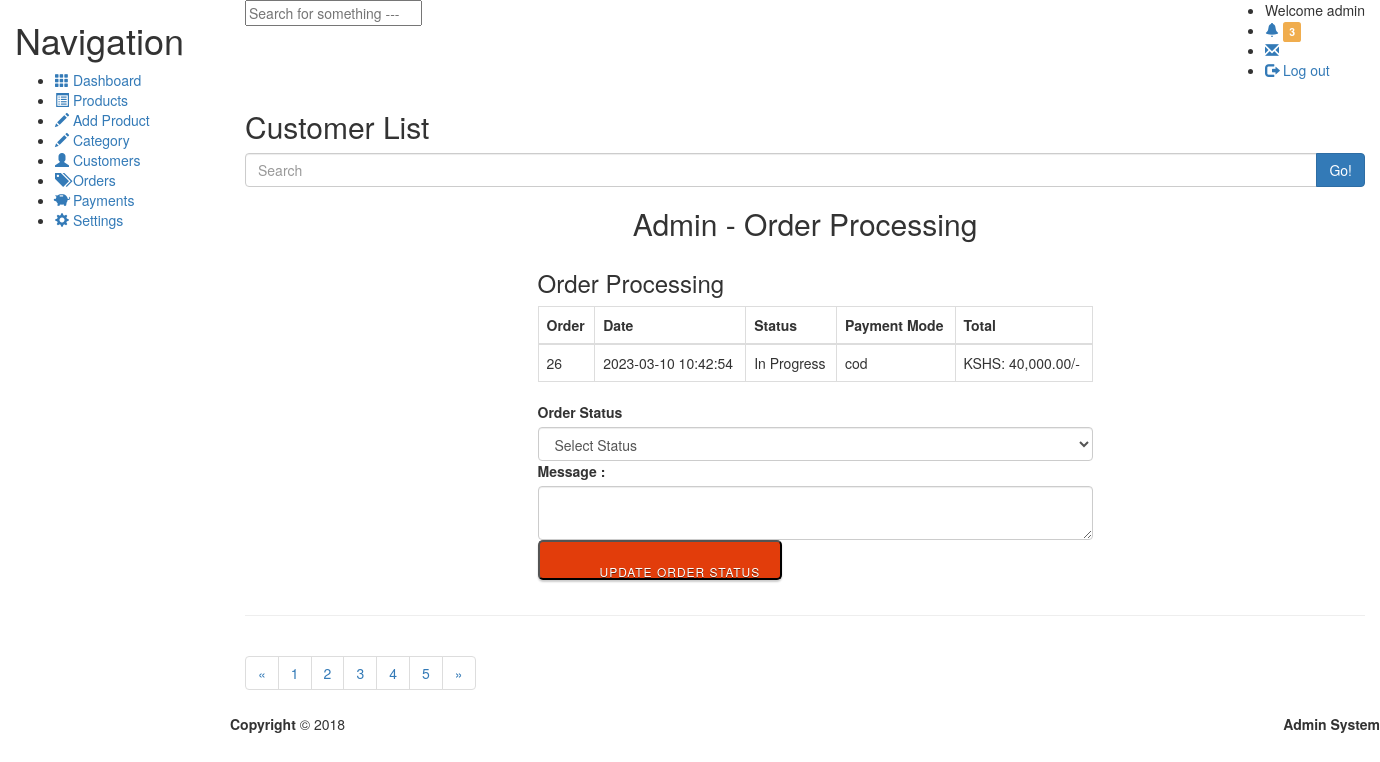
/order-process.php?id=26, run on the app's committed database.
### tables this page shows
CREATE TABLE `orders` (
  `id` int(11) NOT NULL,
  `uid` int(11) NOT NULL,
  `totalprice` varchar(255) NOT NULL,
  `orderstatus` varchar(255) NOT NULL,
  `paymentmode` varchar(255) NOT NULL,
  `timestamp` datetime NOT NULL DEFAULT current_timestamp()
);

### order-process.php (the view, shortened to what this page needs)
<!DOCTYPE html>
<html lang="">
	<head>
    <link href="css/bootstrap.min.css" rel="stylesheet">
		<link href="http://netdna.bootstrapcdn.com/bootstrap/3.2.0/css/bootstrap.min.css" rel="stylesheet">
		<link href="css/custom.css" rel="stylesheet">
	</head>
	<body>
		<div class="container-fluid display-table">
      <div class="row display-table-row">
        <div class="col-md-2 col-sm-1 hidden-xs display-table-cell valign-top" id="side-menu">
          <h1 class="hidden-sm hidden-xs">Navigation</h1>
         <ul>
            <li class="link ">
              <a href="">
                <span class="glyphicon glyphicon-th" aria-hidden="true"></span>
                <span class="hidden-sm hidden-xs">Dashboard</span>
              </a>
            </li>
            <li class="link">
              <a href="products.php">
                <span class="glyphicon glyphicon-list-alt" aria-hidden="true"></span>
                <span class="hidden-sm hidden-xs">Products</span>
              </a>
            </li>
            <li class="link">
              <a href="new-product.php">
                <span class="glyphicon glyphicon-pencil" aria-hidden="true"></span>
                <span class="hidden-sm hidden-xs">Add Product</span>
              </a>
            </li>
           <li class="link">
              <a href="category.php">
                <span class="glyphicon glyphicon-pencil" aria-hidden="true"></span>
                <span class="hidden-sm hidden-xs">Category</span>
              </a>
            </li>
            <li class="link">
              <a href="customers.php">
                <span class="glyphicon glyphicon-user" aria-hidden="true"></span>
                <span class="hidden-sm hidden-xs">Customers</span>
              </a>
            </li>
            <li class="link">
              <a href="orders.php">
                <span class="glyphicon glyphicon-tags" aria-hidden="true"></span>
                <span class="hidden-sm hidden-xs">Orders</span>
              </a>
            </li>
             <li class="link">
              <a href="payments.php">
                <span class="glyphicon glyphicon-piggy-bank" aria-hidden="true"></span>
                <span class="hidden-sm hidden-xs">Payments</span>
              </a>
            </li>
            <li class="link setting-btn">
              <a href="">
                <span class="glyphicon glyphicon-cog" aria-hidden="true"></span>
                <span class="hidden-sm hidden-xs">Settings</span>
              </a>
            </li>
          </ul>
        </div>
        <div class="col-md-10 col-md-11 display-table-cell valign-top box ">
          <div class="row">
          <header id="nav-header" class="clearfix">
            <div class="col-md-5">
              <input type="text" id="header-search-field" name="" class="hidden-sm hidden-xs" placeholder="Search for something ---">
            </div>
            <div class="col-md-7">
              <ul class="pull-right">
                <li id="welcome" class=" hidden-xs">Welcome admin</li>
                <li class="fixed-width">
                  <a href=""><span class="glyphicon glyphicon-bell" aria-hidden="true"></span>
                    <span class="label label-warning">  3</span></a>
                </li>
                <li class="fixed-width">
                  <a href="">
                    <span class="glyphicon glyphicon-envelope" aria-hidden="true"></span>
                    <span class="label label-message">  3</span></a>
                </li>
                <li>
                  <a href="" class="logout"><span class="glyphicon glyphicon-log-out" aria-hidden="true"></span>   Log out</a>
                </li>
              </ul>
            </div>
          </header>
        </div>
        <div id="content">
          <header class="clearfix">
            <h2 class="page_title">Customer List</h2>
          </header>
          <div class="content-inner">
            <div class="row search-row">
            	<div class="col-md-12">
            		<div class="input-group">
            			<input type="text" class="form-control search-field" id="search" placeholder="Search">
            			<span class="input-group-btn">
            				<button type="button" class="btn btn-primary">Go!</button>
            			</span>
            		</div>
            	</div>
            </div>
            <div class="row">
	<section id="content">
		<div class="content-blog">
					<div class="page_header text-center">
						<h2>Admin - Order Processing</h2>
					</div>
<form method="post">
<div class="container">
			<div class="row">
				<div class="col-md-6 col-md-offset-3">
					<div class="billing-details">
						<h3 class="uppercase">Order Processing</h3>
				<table class="cart-table account-table table table-bordered">
				<thead>
					<tr>
						<th>Order</th>
						<th>Date</th>
						<th>Status</th>
						<th>Payment Mode</th>
						<th>Total</th>
					</tr>
				</thead>
				<tbody>
				<?php
					if(isset($_GET['id']) & !empty($_GET['id'])){
						$oid = $_GET['id'];
					}else{
						header('location: orders.php');
					}
					$ordsql = "SELECT * FROM orders WHERE id='$oid'";
					$ordres = mysqli_query($con, $ordsql);
					while($ordr = mysqli_fetch_assoc($ordres)){
				?>
					<tr>
						<td>
							<?php echo $ordr['id']; ?>
						</td>
						<td>
							<?php echo $ordr['timestamp']; ?>
						</td>
						<td>
							<?php echo $ordr['orderstatus']; ?>
						</td>
						<td>
							<?php echo $ordr['paymentmode']; ?>
						</td>
						<td>
							KSHS: <?php echo number_format($ordr['totalprice'],2); ?>/-
						</td>
					</tr>
				<?php } ?>
				</tbody>
			</table>
							<label class="">Order Status </label>
							<select name="status" class="form-control">
								<option value="">Select Status</option>
							</select>
							<label>Message :</label>
							<textarea class="form-control" name="message" cols="10"> </textarea>
					<input type="submit" class="button btn-lg" value="Update Order Status">
					</div>
				</div>
			</div>
		</div>
</form>
		</div>
	</section>
  </div>
            <hr>
            <div class="row">
            	<div class="col-md-12">
            		<nav>
            			<ul class="pagination">
            				<li><a href="#">&laquo;</a></li>
            				<li><a href="#">1</a></li>
            				<li><a href="#">2</a></li>
            				<li><a href="#">3</a></li>
            				<li><a href="#">4</a></li>
            				<li><a href="#">5</a></li>
            				<li><a href="#">&raquo;</a></li>
            			</ul>
            		</nav>
            	</div>
            </div>
          </div>
        </div>
        <div class="row">
          <footer id="admin-footer" class="cle">
            <div class="pull-left">
              <b>Copyright </b>&copy; 2018
            </div>
            <div class="pull-right">
              <b>Admin System</b>
            </div>
          </footer>
        </div>
        </div>
      </div>
    </div>
	</body>
</html>

### custom.css (style rules this page uses)
.button { display: inline-block; height: 40px; font-size: 12px; line-height: 40px; padding-right: 20px; padding-left: 60px; position: relative; background-color: rgb(226, 61, 11); color: rgb(255, 255, 255); text-decoration: none; text-transform: uppercase; letter-spacing: 1px; margin-bottom: 15px; text-align: center; border-radius: 5px; -moz-border-radius: 5px; -webkit-border-radius: 5px; text-shadow: 0px 1px 0px rgba(0, 0, 0, 0.5); -ms-filter: "progid:DXImageTransform.Microsoft.dropshadow(OffX=0,OffY=1,Color=#ff123852,Positive=true)"; zoom: 1; filter: progid: DXImageTransform.Microsoft.dropshadow(OffX=0, OffY=1, Color=#ff123852, Positive=true); -moz-box-shadow: 0px 2px 2px rgba(0, 0, 0, 0.2); -webkit-box-shadow: 0px 2px 2px rgba(0, 0, 0, 0.2); box-shadow: 0px 2px 2px rgba(0, 0, 0, 0.2); -ms-filter: "progid:DXImageTransform.Microsoft.dropshadow(OffX=0,OffY=2,Color=#33000000,Positive=true)"; filter: progid: DXImageTransform.Microsoft.dropshadow(OffX=0, OffY=2, Color=#33000000, Positive=true); }

### data on the page
orders: id "26", timestamp "2023-03-10 10:42:54", orderstatus "In Progress", paymentmode "cod", totalprice "40,000.00"
